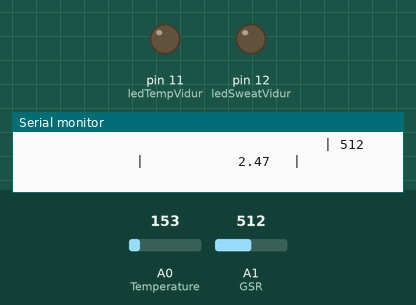
Simulated run of this sketch. Board: Arduino Uno, built with avr-gcc and run on an emulated ATmega328P. On the bench: output pins drawn as LEDs (lit = HIGH), the last lines printed to the serial monitor. Inputs (shaded band) come from the test bench; at power-on: A1 (GSR) = 512, A0 (Temperature) = 153.

Above: at 4.9 s.
5.0 s: A1 (GSR) set to 555
8.0 s: A1 (GSR) set to 574
At 9.8 s:
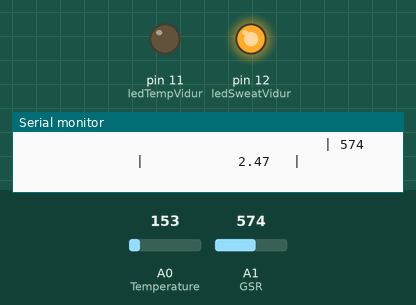
Timing chart, 0 to 17.9 s (numbered marks = the images above; inputs shaded):
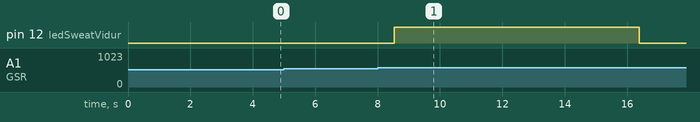

Measured:
- the behaviour switches between 562 and 563 on A1 (GSR) (found by bisection; images 0 and 1)
- after the input at 8.0 s, pin 12 (ledSweatVidur): LOW → HIGH after 0.53 s, → LOW 7.9 s later

The sketch:

lieDetector.ino
```cpp
//const int BUZZER=3;
const int GSR=A1;
const int Temperature= A0;
const int ledSweatVidur =12;
const int ledTempVidur =11;
int threshold=0;
int thresholdTemperature=0;
int sensorValue;
int sensorValueTemperature;
int count=0;
float aref_voltage=5.0;

void setup(){
  long sum=0;
  long sumTemperature=0;
  Serial.begin(9600);
  pinMode(ledSweatVidur,OUTPUT);
  digitalWrite(ledSweatVidur,LOW);
  pinMode(ledTempVidur,OUTPUT);
    digitalWrite(ledTempVidur,LOW);

  delay(1000);

  for(int i=0;i<500;i++)
  {
  sensorValue=analogRead(GSR);
  sum += sensorValue;
  delay(5);
  sensorValueTemperature=analogRead(Temperature);
  sumTemperature += sensorValueTemperature;
  }

  threshold = sum/500;
    thresholdTemperature = sumTemperature/500;
   Serial.print("threshold =");
   Serial.println(threshold);
   Serial.print("threshold Temperature =");
   Serial.println(((thresholdTemperature * aref_voltage/1024.0)-.5)*10);
      Serial.println("==============================================================");

   Serial.print("                                       | Sweat Sensor");
   Serial.println("         |        Temperature |");
  }

void loop(){
  int temp;
  int tempTemperature;
  sensorValue=analogRead(GSR);
  //Serial.print("sensorValue=           ");
  Serial.print("                                       | ");
  Serial.print(sensorValue);
   sensorValueTemperature=analogRead(Temperature);

 // Serial.print("Temperature Value=                       ");
  Serial.print("                  |            ");
  Serial.print(((sensorValueTemperature* aref_voltage/1024.0)-.5)*10);
  Serial.println("   | ");
  temp = threshold - sensorValue;
  if(abs(temp)>50){
      digitalWrite(ledSweatVidur,1);
    long sum=0;
   long sumTemperature=0;
  long sumHeart=0;
    count= count+1;
    sensorValue=analogRead(GSR);
    sensorValueTemperature=analogRead(Temperature);
    temp = threshold - sensorValue;
    tempTemperature = abs(thresholdTemperature - sensorValueTemperature);
    //if(abs(temp)>20){
    //digitalWrite(BUZZER,HIGH);
    Serial.println();
    Serial.println("================>LIAR IS SWEATING!<==================");
    Serial.print(" With Temperature off by:             ");
    Serial.println(((tempTemperature* aref_voltage/1024.0)-.5)*10);
    Serial.print(" With Sweat Sensor off by:             ");
    Serial.println(temp);
    if((((abs(tempTemperature-sensorValueTemperature)* aref_voltage/1024.0)-.5)*10)>4)
    {
      digitalWrite(ledTempVidur,1);
    }
    else{
        digitalWrite(ledTempVidur,0);
    }

    delay(500);
    //digitalWrite(BUZZER,LOW);
    //delay(1000);

    if(count>3){
    Serial.println("Please wait re-checking!");
     for(int i=0;i<500;i++)
  {
  sensorValue=analogRead(GSR);
  sum += sensorValue;
  sensorValueTemperature=analogRead(Temperature);
  sumTemperature += sensorValueTemperature;
  delay(5);
  }
  threshold = sum/500;
   thresholdTemperature = sumTemperature/500;
   Serial.print(" new sweat threshold =");
   Serial.println(threshold);
   Serial.print("new threshold Temperature =                            ");
   Serial.println(((thresholdTemperature * aref_voltage/1024.0)-.5)*10);
   count=0;
   Serial.println("==========================================================================================");
   Serial.print("                                       | Sweat Sensor");
   Serial.println("         |        Temperature |");
  }
  else{
    Serial.println("===============================================================================");

   Serial.print("                                       | Sweat Sensor");
   Serial.println("         |        Temperature |");
    }
    delay(5);
    }
    else{
                digitalWrite(ledSweatVidur,0);
                if((((abs(tempTemperature-sensorValueTemperature)* aref_voltage/1024.0)-.5)*10)<4)
    {
      digitalWrite(ledTempVidur,0);
    }
    }
        delay(500);

  }
```
